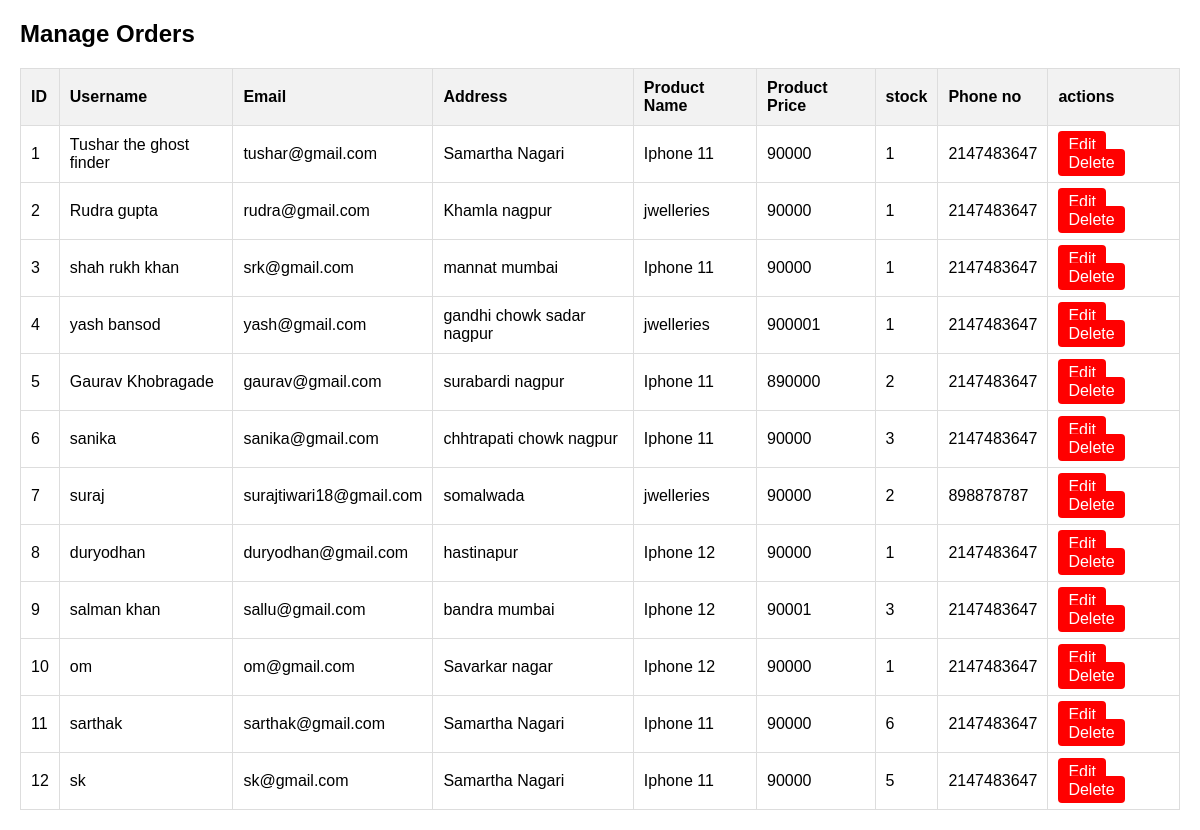
The page /manage_orders.php on the database its author committed.
### tables this page shows
CREATE TABLE `products` (
  `id` int(11) NOT NULL,
  `name` varchar(255) NOT NULL,
  `email` varchar(255) NOT NULL,
  `description` varchar(255) NOT NULL,
  `pname` varchar(255) NOT NULL,
  `price` int(255) NOT NULL,
  `stock` int(255) NOT NULL,
  `phoneno` int(255) NOT NULL
);

### manage_orders.php (the view, shortened to what this page needs)
<?php
$conn = new mysqli("localhost", "root", "", "project");
$query = "SELECT * FROM Products";
$result = $conn->query($query);
?>
<!DOCTYPE html>
<html>
<head>
</head>
<body>
    <h2>Manage Orders</h2>
    <table>
        <tr>
            <th>ID</th>
            <th>Username</th>
            <th>Email</th>
            <th>Address</th>
            <th>Product Name</th>
            <th>Product Price</th>
           <th>stock</th>
           <th>Phone no</th>
           <th>actions</th>
        </tr>
        <?php if ($result->num_rows > 0): ?>
            <?php while ($row = $result->fetch_assoc()): ?>
                <tr>
                    <td><?php echo $row['id']; ?></td>
                    <td><?php echo $row['name']; ?></td>
                    <td><?php echo $row['email']; ?></td>
                    <td><?php echo $row['description']; ?></td>
                    <td><?php echo $row['pname']; ?></td>
                    <td><?php echo $row['price']; ?></td>
                    <td><?php echo $row['stock']; ?></td>
                    <td><?php echo $row['phoneno']; ?></td>
                    <td>
                        <a href="edit_orders.php?id=<?php echo $row['id']; ?>" class="btn btn-edit">Edit</a>
                        <a href="manage_orders.php?delete=<?php echo $row['id']; ?>" class="btn btn-delete" onclick="return confirm('Are you sure?')">Delete</a>
                    </td>
                </tr>
            <?php endwhile; ?>
        <?php else: ?>
            <tr>
                <td colspan="4">No users found!</td>
            </tr>
        <?php endif; ?>
    </table>
</body>
</html>

### manage_orders.php (style rules this page uses)
body { font-family: Arial, sans-serif; margin: 20px; }
table { width: 100%; border-collapse: collapse; margin-top: 20px; }
table, th, td { border: 1px solid #ddd; }
th, td { padding: 10px; text-align: left; }
th { background-color: #f2f2f2; }
.btn { padding: 5px 10px; text-decoration: none; color: white; border-radius: 4px; }
.btn-delete { background-color: red; }
.btn-edit { background-color: red; }

### rows shown on the page
products: id "1", name "Tushar the ghost finder", email "tushar@gmail.com", description "Samartha Nagari", pname "Iphone 11", price "90000", stock "1", phoneno "2147483647"
products: id "2", name "Rudra gupta", email "rudra@gmail.com", description "Khamla nagpur", pname "jwelleries", price "90000", stock "1", phoneno "2147483647"
products: id "3", name "shah rukh khan", email "srk@gmail.com", description "mannat mumbai", pname "Iphone 11", price "90000", stock "1", phoneno "2147483647"
products: id "4", name "yash bansod", email "yash@gmail.com", description "gandhi chowk sadar nagpur", pname "jwelleries", price "900001", stock "1", phoneno "2147483647"
products: id "5", name "Gaurav Khobragade", email "gaurav@gmail.com", description "surabardi nagpur", pname "Iphone 11", price "890000", stock "2", phoneno "2147483647"
products: id "6", name "sanika", email "sanika@gmail.com", description "chhtrapati chowk nagpur", pname "Iphone 11", price "90000", stock "3", phoneno "2147483647"
products: id "7", name "suraj", email "surajtiwari18@gmail.com", description "somalwada", pname "jwelleries", price "90000", stock "2", phoneno "898878787"
products: id "8", name "duryodhan", email "duryodhan@gmail.com", description "hastinapur", pname "Iphone 12", price "90000", stock "1", phoneno "2147483647"
products: id "9", name "salman khan", email "sallu@gmail.com", description "bandra mumbai", pname "Iphone 12", price "90001", stock "3", phoneno "2147483647"
products: id "10", name "om", email "om@gmail.com", description "Savarkar nagar", pname "Iphone 12", price "90000", stock "1", phoneno "2147483647"
products: id "11", name "sarthak", email "sarthak@gmail.com", description "Samartha Nagari", pname "Iphone 11", price "90000", stock "6", phoneno "2147483647"
products: id "12", name "sk", email "sk@gmail.com", description "Samartha Nagari", pname "Iphone 11", price "90000", stock "5", phoneno "2147483647"
